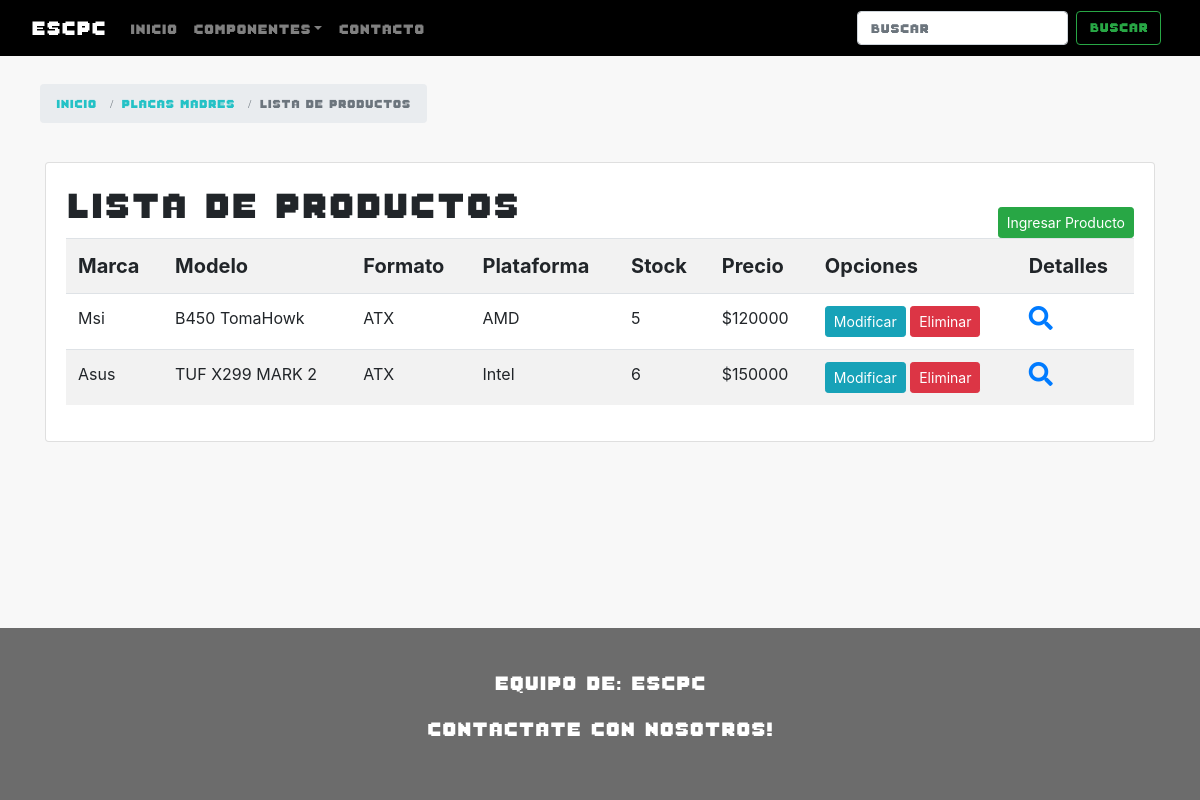
The app's page /catalog/placasmadre/ with its own data.
### catalog/models.py (models this page shows, shortened)
class PlacasMadre(models.Model):
    marca = models.CharField(max_length=100,help_text='Marca del producto')
    modelo = models.CharField(max_length=100,help_text='Modelo del producto')
    CATALOGO_FORMATO_PLACAMADRE = (
        ('seleccione','Seleccione'),
        ('ATX','ATX'),
        ('Mini ITX','Mini ITX'),
        ('Micro ATX','Micro ATX'),
    )
    formato = models.CharField(max_length=10,choices=CATALOGO_FORMATO_PLACAMADRE,blank=False,default='s',help_text='Formato de la Placa Madre')
    CATALOGO_PLATAFORMA_PLACAMADRE = (
        ('seleccione','Seleccione'),
        ('AMD','AMD'),
        ('Intel','Intel')
    )
    plataforma = models.CharField(max_length=10,choices=CATALOGO_PLATAFORMA_PLACAMADRE,blank=False,default='se',help_text='Plataforma de la Placa Madre')
    stock = models.IntegerField(default=0,help_text='Stock del producto')
    imagen = models.ImageField(upload_to='placasmadres/',null=True)
    imagen_detail = models.ImageField(upload_to='placasmadres_detail/',null=True)
    precio = models.IntegerField(default=0,help_text='Precio del producto')

### catalog/views.py (the view)
# urls.py: path('placasmadre/', views.PlacaListView.as_view(), name="placas"),
class PlacaListView(ListView):
    model = PlacasMadre
    template_name = 'catalogo/placasmadre_list.html'

### catalog/templates/catalogo/placasmadre_list.html (shortened to what this page needs)
{% extends "base_generic.html" %}
{% block content %}
<br>
<head>
  <link rel="stylesheet" href="https://use.fontawesome.com/releases/v5.7.0/css/all.css"
</head>
<body >
  <div id="seguimiento" class="container">
      <div class="col-md-5">
          <ol class="breadcrumb breadcrumb-extend">
              <li class="breadcrumb-item"><a href="{% url 'index' %}">Inicio</a></li>
              <li class="breadcrumb-item"><a href="{% url 'placamadre' %}">Placas Madres</a></li>
              <li class="breadcrumb-item active">Lista de productos</li>
          </ol>
      </div>
  </div>
  <div class="container mt-5" >
    <div class="card">
      <div class="card-body">
        <h1 style="font-family: fuente8bits; font-size: 3vw; float:left;">Lista de productos</h1>
        <a style="float: right;" href="{% url 'nueva_placa' %}" class="btn btn-success btn-sm mt-4">Ingresar Producto</a>
        {% if placasmadre_list %}
        <table class="table table-striped table-hover table-responsive-sm">
          <tr style="font-size: 20px;">
            <th>Marca</th>
            <th>Modelo</th>
            <th>Formato</th>
            <th>Plataforma</th>
            <th>Stock</th>
            <th>Precio</th>
            <th>Opciones</th>
            <th>Detalles</th>
          </tr>
          {% for placa in placasmadre_list %}
          <tr>
            <td>{{ placa.marca }}</td>
            <td>{{ placa.modelo }}</td>
            <td>{{ placa.formato }}</td>
            <td>{{ placa.plataforma }}</td>
            <td>{{ placa.stock }}</td>
            <td>${{ placa.precio }}</td>
            <td>
              <a href="{% url 'modificar_placa' placa.id %}" class="btn btn-info btn-sm">Modificar</a>
              <a href="{% url 'eliminar_placa' placa.id %}" class="btn btn-danger btn-sm">Eliminar</a>
            </td>
            <td>
              <a href="{% url 'placas-detail' placa.id %}">
                <i style="font-size: 24px;" class="fa">&#xf002</i>
              </a>
            </td>
          </tr>
          {% endfor %}
        </table>
          {% else %}
            <p>No hay productos</p>
        {% endif %}
      </div>
    </div>
  </div>
  <br>
  <br>
  <br>
</body>
{% endblock %}

### catalog/static/css/estiloProductos.css (style rules this page uses)
#seguimiento { margin: 10px; white-space: nowrap; width: 100%; }
#seguimiento div ol { font-family: fuente8bits; font-size: 12px; display: ruby; }
#seguimiento div ol li a { text-decoration: none; color: #24c2c6; }

### records on screen
PlacasMadre: marca "Msi", modelo "B450 TomaHowk", formato "ATX", plataforma "AMD", stock "5", precio "120000"
PlacasMadre: marca "Asus", modelo "TUF X299 MARK 2", formato "ATX", plataforma "Intel", stock "6", precio "150000"
